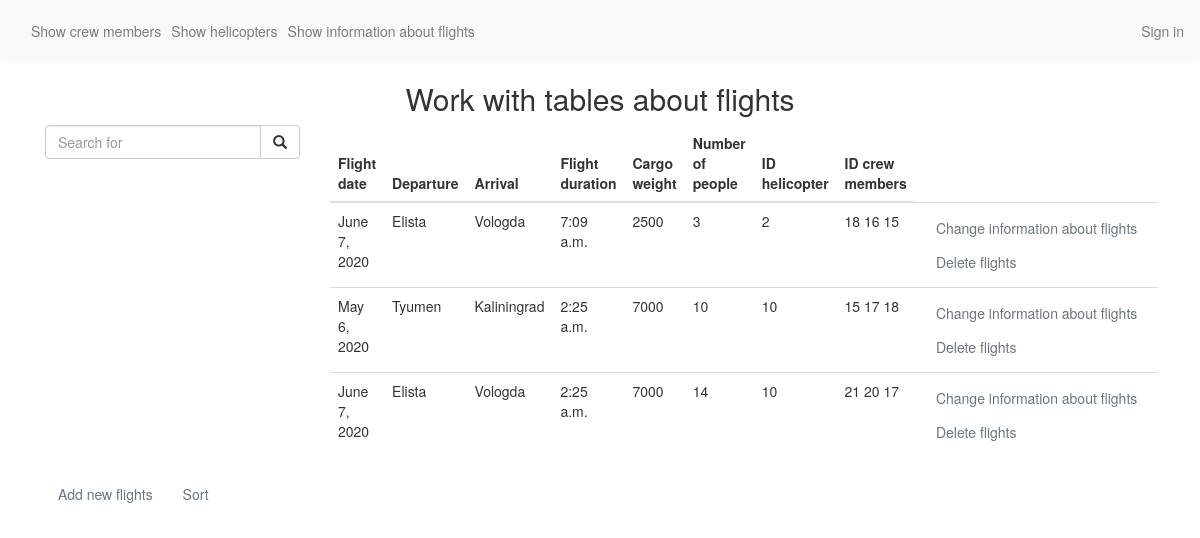
The app's page /flight with its own data.
### app/models.py (models this page shows)
class flight_information(models.Model):
    flight_date = models.DateField()
    cargo_weight = models.IntegerField()
    number_of_people = models.IntegerField()
    flight_duration = models.TimeField()
    departure = models.CharField(max_length=50)
    arrival = models.CharField(max_length=50)
    status = models.BooleanField(default=False)
    id_helicopter = models.IntegerField(null=True, blank=True)
    id_crew_member_1 = models.IntegerField(null=True, blank=True)
    id_crew_member_2 = models.IntegerField(null=True, blank=True)
    id_crew_member_3 = models.IntegerField(null=True, blank=True)

### app/views.py (the view)
# urls.py: path('flight', flight_view, name='flight_url'),
def flight_view(request):
    context = {"dataset": flight_information.objects.all()}
    return render(request, 'flight_view.html', context)

### templates/flight_view.html (shortened to what this page needs)
{% extends 'base.html' %}
{% block content %}
<link href="//netdna.bootstrapcdn.com/bootstrap/3.0.0/css/bootstrap.min.css" rel="stylesheet" id="bootstrap-css">
</head>
<body>
<h2 class="text-center">Work with tables about flights</h2>
<div class="container">
	<div class="row">
        <div class="col-md-3">
            <form action="#" method="get">
                <div class="input-group">
                    <input class="form-control" id="system-search" name="q" placeholder="Search for" required>
                    <span class="input-group-btn">
                        <button type="submit" class="btn btn-default"><i class="glyphicon glyphicon-search"></i></button>
                    </span>
                </div>
            </form>
        </div>
		<div class="col-md-9">
    	 <table class="table table-list-search">
                    <thead>
                    <tr>
                         <th>Flight date</th>
                        <th>Departure</th>
                        <th>Arrival</th>
                        <th>Flight duration</th>
                         <th>Cargo weight</th>
                         <th>Number of people</th>
                        <th>ID helicopter</th>
                        <th>ID crew members</th>
                        <td> </td>
                      </tr>
                    </thead>
           <tbody>
    {% for flight in dataset %}
      <tr>
        <td>{{flight.flight_date}}</td>
        <td>{{flight.departure}}</td>
        <td>{{flight.arrival}}</td>
        <td>{{flight.flight_duration}}</td>
        <td>{{flight.cargo_weight}}</td>
        <td>{{flight.number_of_people}}</td>
         <td>{{flight.id_helicopter}}</td>
        <td>{{flight.id_crew_member_1}}  {{flight.id_crew_member_2}} {{flight.id_crew_member_3}}</td>
          <td> <a class="btn btn-outline-secondary" href="{% url 'edit_flight_url' flight.id %}">Change information about flights</a>
              <a class="btn btn-outline-secondary" href="{% url 'delete_flight_url' flight.id %}">Delete flights</a>  </td>
      </tr>
    {% endfor %}
    </tbody>
  </table>
  </div>
  </div>
  <a class="btn btn-outline-secondary" href="{% url 'add_flight_url' %}">Add new flights</a>
    <a class="btn btn-outline-secondary" href="{% url 'flight1_url' %}">Sort</a>
</div>
</body>
{% endblock %}

### templates/flight_view.html (style rules this page uses)
body { margin-top: 2% }

### records on screen
flight_information: flight_date "June 7, 2020", departure "Elista", arrival "Vologda", flight_duration "7:09 a.m.", cargo_weight "2500", number_of_people "3", id_helicopter "2", id_crew_member_1 "18", id_crew_member_2 "16", id_crew_member_3 "15"
flight_information: flight_date "May 6, 2020", departure "Tyumen", arrival "Kaliningrad", flight_duration "2:25 a.m.", cargo_weight "7000", number_of_people "10", id_helicopter "10", id_crew_member_1 "15", id_crew_member_2 "17", id_crew_member_3 "18"
flight_information: flight_date "June 7, 2020", departure "Elista", arrival "Vologda", flight_duration "2:25 a.m.", cargo_weight "7000", number_of_people "14", id_helicopter "10", id_crew_member_1 "21", id_crew_member_2 "20", id_crew_member_3 "17"
